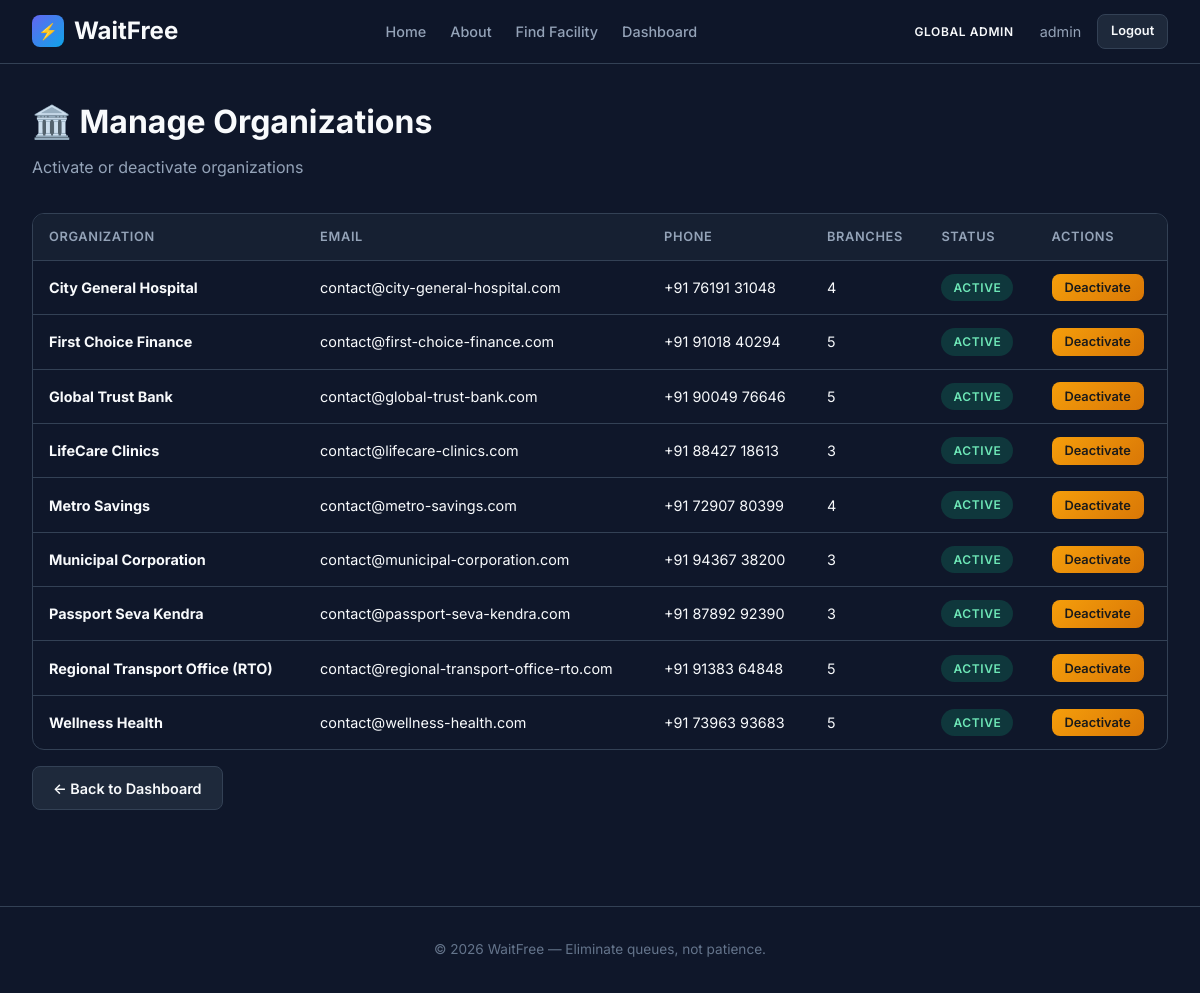
/dashboard/admin/organizations/ (signed in), run on the app's committed database.
### accounts/models.py (models this page shows, shortened)
class User(AbstractUser):
    role = models.CharField(max_length=20, choices=ROLE_CHOICES, default=CITIZEN)
    mobile_number = models.CharField(max_length=15, blank=True, null=True, unique=True)
    organization = models.ForeignKey(
        'organizations.Organization',
        on_delete=models.SET_NULL,
        null=True,
        blank=True,
        related_name='users',
    )
    branch = models.ForeignKey(
        'facilities.Branch',
        on_delete=models.SET_NULL,
        null=True,
        blank=True,
        related_name='users',
    )
    class Meta:
        db_table = 'waitfree_user'

### organizations/models.py (models this page shows, shortened)
class Organization(models.Model):
    name = models.CharField(max_length=255)
    slug = models.SlugField(max_length=255, unique=True, blank=True)
    contact_email = models.EmailField(blank=True)
    phone = models.CharField(max_length=20, blank=True)
    address = models.TextField(blank=True)
    is_active = models.BooleanField(default=True)
    created_at = models.DateTimeField(auto_now_add=True)
    updated_at = models.DateTimeField(auto_now=True)
    class Meta:
        db_table = 'waitfree_organization'
        ordering = ['name']

### dashboard/views.py (the view, shortened to what this page needs)
# urls.py: path('admin/organizations/', views.ManageOrganizationsView.as_view(), name='manage_orgs'),
class ManageOrganizationsView(GlobalAdminRequiredMixin, View):
    def get(self, request):
        orgs = Organization.objects.annotate(
            branch_count_val=Count('branches'),
        )
        return render(request, 'admin_panel/manage_orgs.html', {'organizations': orgs})

### core/mixins.py (called while the page is built)
    def test_func(self):
        if not self.request.user.is_authenticated:
            return False
        return self.request.user.role in self.allowed_roles

### templates/admin_panel/manage_orgs.html (shortened to what this page needs)
{% extends 'base.html' %}
{% block content %}
<div class="container">
    <div class="page-header">
        <h1>🏛️ Manage Organizations</h1>
        <p>Activate or deactivate organizations</p>
    </div>
    {% if organizations %}
    <div class="table-responsive">
        <table>
            <thead>
                <tr>
                    <th>Organization</th>
                    <th>Email</th>
                    <th>Phone</th>
                    <th>Branches</th>
                    <th>Status</th>
                    <th>Actions</th>
                </tr>
            </thead>
            <tbody>
                {% for org in organizations %}
                <tr>
                    <td><strong>{{ org.name }}</strong></td>
                    <td>{{ org.contact_email|default:"-" }}</td>
                    <td>{{ org.phone|default:"-" }}</td>
                    <td>{{ org.branch_count_val }}</td>
                    <td>
                        <span class="status-badge {% if org.is_active %}status-open{% else %}status-closed{% endif %}">
                            {% if org.is_active %}Active{% else %}Inactive{% endif %}
                        </span>
                    </td>
                    <td>
                        <form method="post" style="display: inline;">
                            <button type="submit"
                                class="btn btn-sm {% if org.is_active %}btn-warning{% else %}btn-success{% endif %}">
                                {% if org.is_active %}Deactivate{% else %}Activate{% endif %}
                            </button>
                        </form>
                    </td>
                </tr>
                {% endfor %}
            </tbody>
        </table>
    </div>
    {% else %}
    <div class="empty-state">
        <div class="icon">🏛️</div>
        <p>No organizations registered yet.</p>
    </div>
    {% endif %}
    <div class="mt-2">
        <a href="{% url 'dashboard:admin_dashboard' %}" class="btn btn-secondary">← Back to Dashboard</a>
    </div>
</div>
{% endblock %}

### templates/base.html (shortened to what this page needs)
{% load static %}
<!DOCTYPE html>
<html lang="en">
<head>
    <link rel="stylesheet" href="{% static 'css/style.css' %}">
</head>
<body>
    {% include 'includes/navbar.html' %}
    {% block content %}{% endblock %}
    <footer class="footer">
        <p>© 2026 WaitFree — Eliminate queues, not patience.</p>
    </footer>
</body>
</html>

### templates/includes/navbar.html (shortened to what this page needs)
<nav class="navbar">
    <a href="{% url 'landing' %}" class="navbar-brand">
        <span class="logo">⚡</span>
        WaitFree
    </a>
    <ul class="navbar-links">
        <li><a href="{% url 'landing' %}">Home</a></li>
        <li><a href="{% url 'about' %}">About</a></li>
        <li><a href="{% url 'facilities:facility_search' %}">Find Facility</a></li>
        {% if user.is_authenticated %}
        <li><a href="{% url 'dashboard:router' %}">Dashboard</a></li>
        {% endif %}
    </ul>
    <div class="navbar-user">
        {% if user.is_authenticated %}
        <span class="role-badge badge-{{ user.role }}">{{ user.get_role_display }}</span>
        <span style="color: var(--text-secondary); font-size: 0.9rem;">
            {% if user.role == 'citizen' %}
            {{ user.mobile_number }}
            {% else %}
            {{ user.username }}
            {% endif %}
        </span>
        <a href="{% url 'accounts:logout' %}" class="btn btn-secondary btn-sm">Logout</a>
        {% else %}
        <a href="{% url 'accounts:login' %}" class="btn btn-primary btn-sm">Login</a>
        <a href="{% url 'accounts:org_register' %}" class="btn btn-secondary btn-sm">Register Org</a>
        {% endif %}
    </div>
</nav>

### static/css/style.css (style rules this page uses)
:root { --primary: #6366f1; --primary-dark: #4f46e5; --primary-light: #818cf8; --secondary: #0ea5e9; --secondary-dark: #0284c7; --accent: #f59e0b; --success: #10b981; --danger: #ef4444; --warning: #f59e0b; --info: #06b6d4; --bg-dark: #0f172a; --bg-card: #1e293b; --bg-card-hover: #334155; --bg-surface: #162032; --text-primary: #f8fafc; --text-secondary: #94a3b8; --text-muted: #64748b; --border: #334155; --border-light: #475569; --shadow: rgba(0, 0, 0, 0.3); --radius: 12px; --radius-sm: 8px; --radius-lg: 16px; --transition: all 0.2s ease; --font: 'Inter', -apple-system, BlinkMacSystemFont, sans-serif; }
*, *::before, *::after { box-sizing: border-box; margin: 0; padding: 0; }
body { font-family: var(--font); background: var(--bg-dark); color: var(--text-primary); line-height: 1.6; min-height: 100vh; }
a { color: var(--primary-light); text-decoration: none; transition: var(--transition); }
.navbar { background: rgba(15, 23, 42, 0.95); backdrop-filter: blur(20px); border-bottom: 1px solid var(--border); padding: 0 2rem; position: sticky; top: 0; z-index: 1000; display: flex; align-items: center; justify-content: space-between; height: 64px; }
.navbar-brand { display: flex; align-items: center; gap: 10px; font-size: 1.5rem; font-weight: 700; color: var(--text-primary); }
.navbar-brand .logo { width: 32px; height: 32px; background: linear-gradient(135deg, var(--primary), var(--secondary)); border-radius: 8px; display: flex; align-items: center; justify-content: center; font-size: 1rem; }
.navbar-links { display: flex; align-items: center; gap: 1.5rem; list-style: none; }
.navbar-links a { color: var(--text-secondary); font-size: 0.9rem; font-weight: 500; padding: 0.5rem 0; border-bottom: 2px solid transparent; transition: var(--transition); }
.navbar-user { display: flex; align-items: center; gap: 1rem; }
.navbar-user .role-badge { font-size: 0.75rem; font-weight: 600; padding: 4px 10px; border-radius: 20px; text-transform: uppercase; letter-spacing: 0.05em; }
.container { max-width: 1200px; margin: 0 auto; padding: 2rem; }
.page-header { margin-bottom: 2rem; }
.page-header h1 { font-size: 2rem; font-weight: 700; margin-bottom: 0.5rem; }
.page-header p { color: var(--text-secondary); font-size: 1rem; }
.btn { display: inline-flex; align-items: center; justify-content: center; gap: 0.5rem; padding: 0.6rem 1.25rem; border: none; border-radius: var(--radius-sm); font-size: 0.9rem; font-weight: 600; cursor: pointer; transition: var(--transition); text-decoration: none; font-family: var(--font); }
.btn-secondary { background: var(--bg-card); color: var(--text-primary); border: 1px solid var(--border); }
.btn-warning { background: linear-gradient(135deg, var(--warning), #d97706); color: #1a1a1a; }
.btn-sm { padding: 0.4rem 0.8rem; font-size: 0.8rem; }
.table-responsive { overflow-x: auto; border-radius: var(--radius); border: 1px solid var(--border); }
table { width: 100%; border-collapse: collapse; font-size: 0.9rem; }
thead { background: var(--bg-surface); }
th { text-align: left; padding: 0.8rem 1rem; font-weight: 600; color: var(--text-secondary); font-size: 0.8rem; text-transform: uppercase; letter-spacing: 0.05em; border-bottom: 1px solid var(--border); }
td { padding: 0.8rem 1rem; border-bottom: 1px solid var(--border); }
tr:last-child td { border-bottom: none; }
.status-badge { display: inline-flex; align-items: center; gap: 0.35rem; padding: 0.25rem 0.75rem; border-radius: 20px; font-size: 0.75rem; font-weight: 600; text-transform: uppercase; letter-spacing: 0.05em; }
.status-open { background: rgba(16, 185, 129, 0.2); color: #6ee7b7; }
.footer { text-align: center; padding: 2rem; color: var(--text-muted); font-size: 0.85rem; border-top: 1px solid var(--border); margin-top: 4rem; }
.mt-2 { margin-top: 1rem; }

### data on the page
User: role "GLOBAL ADMIN", username "admin"
Organization: name "City General Hospital", contact_email "contact@city-general-hospital.com", phone "+91 76191 31048", branch_count_val "4", is_active "ACTIVE"
Organization: name "First Choice Finance", contact_email "contact@first-choice-finance.com", phone "+91 91018 40294", branch_count_val "5", is_active "ACTIVE"
Organization: name "Global Trust Bank", contact_email "contact@global-trust-bank.com", phone "+91 90049 76646", branch_count_val "5", is_active "ACTIVE"
Organization: name "LifeCare Clinics", contact_email "contact@lifecare-clinics.com", phone "+91 88427 18613", branch_count_val "3", is_active "ACTIVE"
Organization: name "Metro Savings", contact_email "contact@metro-savings.com", phone "+91 72907 80399", branch_count_val "4", is_active "ACTIVE"
Organization: name "Municipal Corporation", contact_email "contact@municipal-corporation.com", phone "+91 94367 38200", branch_count_val "3", is_active "ACTIVE"
Organization: name "Passport Seva Kendra", contact_email "contact@passport-seva-kendra.com", phone "+91 87892 92390", branch_count_val "3", is_active "ACTIVE"
Organization: name "Regional Transport Office (RTO)", contact_email "contact@regional-transport-office-rto.com", phone "+91 91383 64848", branch_count_val "5", is_active "ACTIVE"
Organization: name "Wellness Health", contact_email "contact@wellness-health.com", phone "+91 73963 93683", branch_count_val "5", is_active "ACTIVE"
